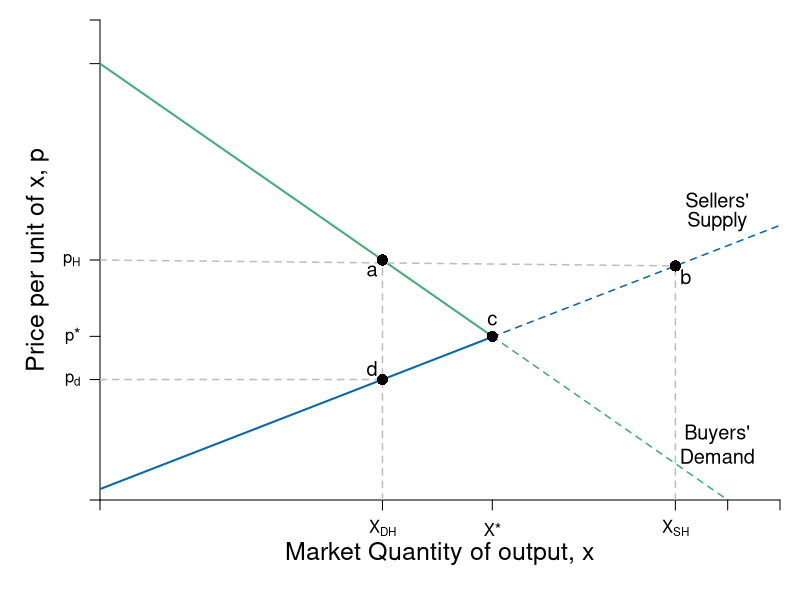

Reproduce this figure in R.
require(shape)
pdf(file = "competitionmarkets/ds_core_excess_s.pdf", width = 9, height = 7)

#Set parameters for graphics
axislabelsize <- 1.5
labelsize <- 1.2
graphlinewidth <- 2
segmentlinewidth <- 1.5

COL <- c("#7fc97f", "#beaed4", "#fdc086", "#ffff99", "#386cb0", "#f0027f", "#bf5b17", "#666666")
COLA <- c("#e0f3db", "#99d8c9","#66c2a4","#41ae76", "#238b45", "#005824")
COLB <- c("#c6dbef", "#4eb3d3", "#2b8cbe", "#0868ac","#084081")
COLC <- c("#fcfbfd", "#efedf5", "#dadaeb", "#bcbddc", "#9e9ac8", "#807dba", "#6a51a3", "#54278f", "#3f007d")

par(mar =  c(5, 5, 1, 1))

Demand <- function(x, rmax = 20, xmax = 12, n = 10) {
  rmax - (rmax/(n*xmax))*x
}

mrsA <- function(x, rmax = 20, xmax = 10) {
  rmax - (rmax/xmax)*x
}

uA <- function(x, y, rmax = 20, xmax = 10) {
  y + rmax*x - (1/2)(rmax/xmax)*x^2
}


#Supply <- function(x, c1 = 0, c2 = 0.05){
#  c1 + 2*c2*x
#}

# new supply curve
Supply <- function(x, c1 = 0.5, c2 = 0.0465){
  c1 + 2*c2*x
}

xlims <- c(0, 130)
ylims <- c(0, 22)

npts <- 501 
x <- seq(xlims[1], xlims[2], length.out = npts)
y <- seq(ylims[1], ylims[2], length.out = npts) 
a <- c(46.08, 55, 64)
b <- c(46.08, 55, 64)

plot(0, 0, xlim = xlims, ylim = ylims, type = "n",
     xlab = expression(paste("")),
     ylab = expression(paste("")), 
     xaxt = "n", 
     yaxt = "n", 
     cex.lab = axislabelsize, 
     bty = "n",
     xaxs="i", 
     yaxs="i")

# ticksy <- seq(from = 0, to = ylims[2], by = 2)
# ylabels <- seq(from = 0, to = ylims[2], by = 2)
# ticksx <- seq(from = 0, to = xlims[2], by = 2)
# xlabels <- seq(from = 0, to = xlims[2], by = 2)
ticksy <- c(0, Supply(x = 54), 7.5, 11, 20, ylims[2])
ylabels <- c(NA,  expression(paste(p[d])), expression(paste(p,"*")), expression(paste(p[H])), NA, NA)
ticksx <- c(0, 54, 75, 110, 120, xlims[2])
xlabels <- c(NA, expression(paste(X[{DH}])), expression(paste(X,"*")), expression(paste(X[{SH}])), NA, NA)

axis(1, at = ticksx, pos = 0, labels = xlabels)
axis(2, at = ticksy, pos = 0, labels = ylabels, las = 1)

npts <- 500 
xx1 <- seq(xlims[1], 75, length.out = npts)
xx2 <- seq(75, xlims[2], length.out = npts)

#Lines for mrs graph
lines(xx1, Demand(xx1), col = COLA[4], lwd = graphlinewidth)
lines(xx2, Demand(xx2), col = COLA[4], lty = 2, lwd = segmentlinewidth)
lines(xx1, Supply(xx1), col = COLB[4], lwd = graphlinewidth)
lines(xx2, Supply(xx2), col = COLB[4], lty = 2, lwd = segmentlinewidth)

#lines(xx1, mrsA(xx1, rmax = 20, xmax = 10), col = COLA[4], lwd = graphlinewidth)

# segments(0, 7.5, 75, 7.5, lty = 2, "gray" , lwd = segmentlinewidth)
# segments(75, 0, 75, 7.5, lty = 2, col = "gray" , lwd = segmentlinewidth)
points(75, 7.5, pch = 16, col = "black", cex = 1.5)
text(75, 8.25, expression(c), cex = labelsize)

segments(0, Demand(x = 54), 110, Supply(x = 110), lty = 2, "gray" , lwd = segmentlinewidth)
segments(110, 0, 110, Supply(x = 110), lty = 2, col = "gray" , lwd = segmentlinewidth)
segments(54, 0, 54, Demand(x = 54), lty = 2, col = "gray" , lwd = segmentlinewidth)
segments(0, Supply(x = 54), 54, Supply(x = 54), lty = 2, col = "gray" , lwd = segmentlinewidth)
points(54, Demand(x = 54), pch = 16, col = "black", cex = 1.5)
points(54, Supply(x = 54), pch = 16, col = "black", cex = 1.5)
points(110, Supply(x = 110), pch = 16, col = "black", cex = 1.5)
text(54 - 2, Demand(x = 54) - 0.5, expression(a), cex = labelsize)
text(54 - 2, Supply(x = 54) + 0.5, expression(d), cex = labelsize)
text(110 + 2, Supply(x = 110) - 0.5, expression(b), cex = labelsize)

# segments(0, Supply(x = 60), 84, Demand(x = 84), lty = 2, "gray" , lwd = segmentlinewidth)
# segments(60, 0, 60, Supply(x = 60), lty = 2, col = "gray" , lwd = segmentlinewidth)
# segments(84, 0, 84, Demand(x = 84), lty = 2, col = "gray" , lwd = segmentlinewidth)
# points(60, Supply(x = 60), pch = 16, col = "black", cex = 1.5)
# points(84, Demand(x = 84), pch = 16, col = "black", cex = 1.5)
# text(84, Demand(x = 84) + 0.75, expression(d), cex = labelsize)
# text(60, Supply(x = 60) + 0.75, expression(c), cex = labelsize)


#Label axes
mtext(expression(paste("Market Quantity of output, ", x)), side=1, line = 2.5, cex = axislabelsize)
text(-12, 0.5*ylims[2], expression(paste("Price per unit of x, ", p)), xpd = TRUE, cex = axislabelsize, srt = 90) 
# 
# points(50, 10, pch = 16, col = "black", cex = 1.5)
# text(52, 10.5, expression(M))

#segments(4.11765, 6.17647, 5.88, 8.88, lty = 1, col = COL[2] , lwd = graphlinewidth)
text(118, 13.75, expression("Sellers'"), cex = labelsize)
text(118, 12.75, expression("Supply"), cex = labelsize)
#text(7.3, 2.5, expression("Curve"))

# Arrows(56, 11.5, 108, 11.5, col = "black", lty = 1, code = 3, lwd = 2, arr.type = "triangle", arr.lwd = 0.5)
# text(80, 12.5, expression(paste("Excess Supply at ", p^H)), cex = labelsize)

# Arrows(48, 6, 48, 10.25, col = "black", lty = 1, code = 3, lwd = 2, arr.type = "triangle", arr.lwd = 0.5)
# text(32, 8.5, expression(paste("Sellers' rent at ", p^H)), cex = labelsize)


# Arrows(62, 5.5, 82, 5.5, col = "black", lty = 1, code = 3, lwd = 2, arr.type = "triangle", arr.lwd = 0.5)
# text(72, 4.75, expression(paste("Excess")), cex = labelsize)
# text(72, 3.75, expression(paste("Demand")), cex = labelsize)
# text(72, 2.75, expression(paste("at ", p^L)), cex = labelsize)


#Label Demand
text(118, 3, expression(paste("Buyers'")), cex = labelsize)
text(118, 2, expression(paste("Demand")), cex = labelsize)

dev.off()
